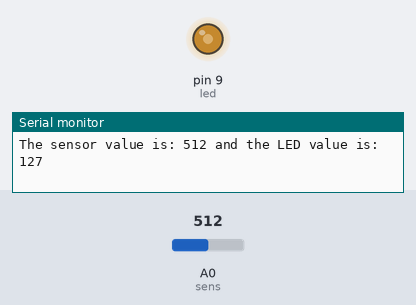
A sketch run on a simulated Arduino Uno, built with avr-gcc and run on an emulated ATmega328P. On the bench: output pins drawn as LEDs (lit = HIGH), the last lines printed to the serial monitor. The inputs (shaded band) are chosen by the test bench; at power-on: A0 (sens) = 512.

Above: at 1.3 s.
1.4 s: A0 (sens) set to 716
At 2.7 s:
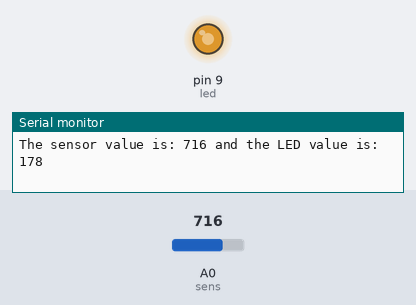
3.0 s: A0 (sens) set to 900
At 4.1 s:
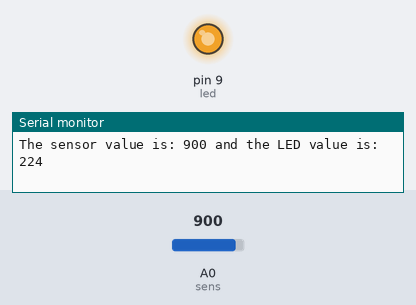
4.5 s: A0 (sens) set to 122
At 5.3 s:
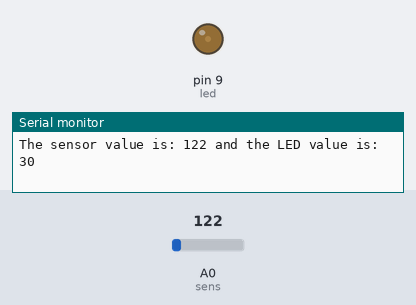
6.0 s: A0 (sens) set to 0
At 6.5 s:
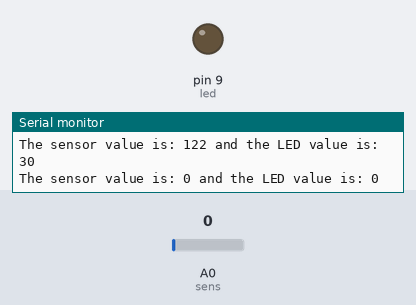
7.5 s: A0 (sens) set to 511
At 8.9 s:
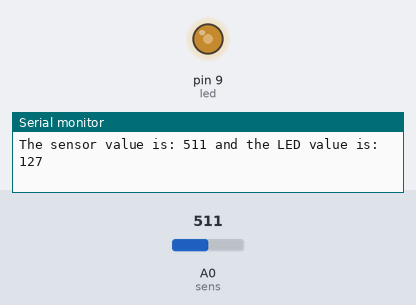
Timing chart, 0 to 10.0 s (numbered marks = the images above; inputs shaded):
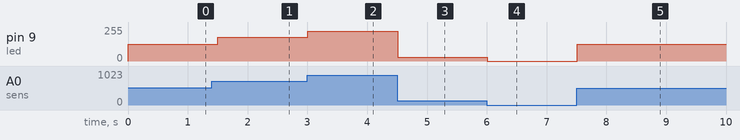

Measured:
- after the input at 1.4 s, pin 9 (led): 127/255 → 178/255 after 0.10 s
- after the input at 3.0 s, pin 9 (led): 178/255 → 224/255 at once
- after the input at 4.5 s, pin 9 (led): 224/255 → 30/255 at once
- after the input at 6.0 s, pin 9 (led): 30/255 → 0/255 at once
- after the input at 7.5 s, pin 9 (led): 0/255 → 127/255 at once

The sketch:

10H_PhotoResistor.ino
```cpp
int sens = A0;
int led = 9;
int senv;
int ledv;
int del = 500;

void setup() {
  // put your setup code here, to run once:
  pinMode(led, OUTPUT);
  Serial.begin(9600);
}

void loop() {
  // put your main code here, to run repeatedly:
  senv = analogRead(sens);
  ledv = map(senv, 0, 1023, 0, 255);

  analogWrite(led, ledv);
  Serial.print("The sensor value is: ");
  Serial.print(senv);
  Serial.print(" and the LED value is: ");
  Serial.print(ledv);
  Serial.println();
  delay(del);
}
```
